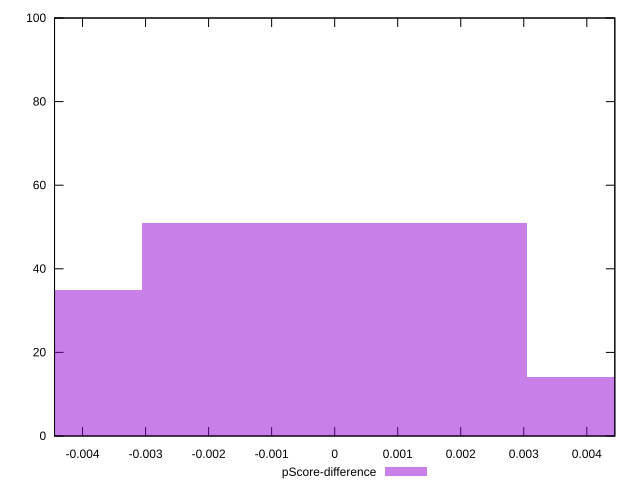

Generate this figure with gnuplot:
reset

$pScoreDifference <<EOF
-0.006117634937295103 35
0.006117634937295103 14
0 51
EOF

set key outside below
set boxwidth 0.006117634937295103
set xrange [-0.004444444444444473:0.004444444444444473]
set yrange [0:100]
set trange [0:100]
set style fill transparent solid 0.5 noborder
set terminal svg size 640, 490 enhanced background rgb 'white'
set output "report_00018_2021-02-10T15-25-16.877Z/uses-webp-images/samples/pages+cached/pScore-difference/histogram.svg"

plot $pScoreDifference title "pScore-difference" with boxes

reset
